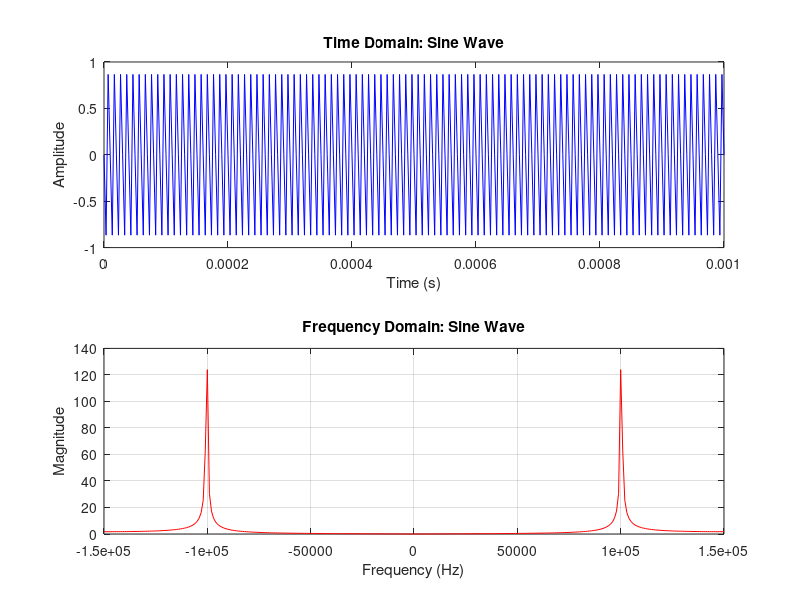
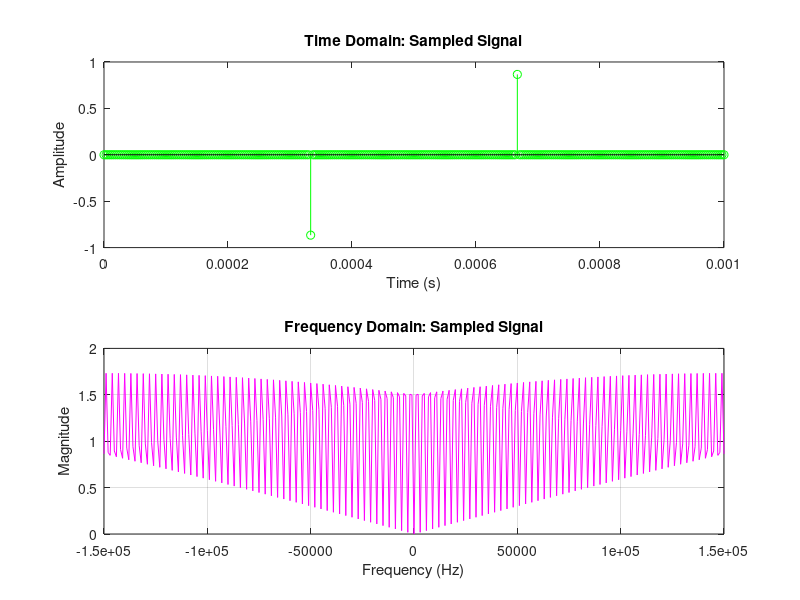

Source code (MATLAB) for these figures, in order:
f = 500e3;  
samp = 300e3;  

t = 0:1/samp:1e-3;  

x_t = sin(2*pi*f*t);

% Plot the original sine wave in the time domain
figure;
subplot(2,1,1);
plot(t, x_t, 'b');
title('Time Domain: Sine Wave');
xlabel('Time (s)');
ylabel('Amplitude');

% Frequency axis and Fourier Transform
f_axis = linspace(-samp/2, samp/2, length(t));  
X_f = fftshift(fft(x_t));

% Plot the Fourier Transform of the original signal
subplot(2,1,2);
plot(f_axis, abs(X_f), 'r');
title('Frequency Domain: Sine Wave');
xlabel('Frequency (Hz)');
ylabel('Magnitude');
grid on;

% Sampling process
fs2 = 3e3;  % New sampling rate (3 kHz)
Ts = 1/fs2; % Sampling period

% Generate impulse train
impulse_train = zeros(size(t));
sample_indices = 1:round(Ts*samp):length(t);
impulse_train(sample_indices) = 1;

% Perform impulse-train sampling
x_sampled = x_t .* impulse_train;

% Plot the sampled signal in the time domain
figure;
subplot(2,1,1);
stem(t, x_sampled, 'g', 'Marker', 'o');
title('Time Domain: Sampled Signal');
xlabel('Time (s)');
ylabel('Amplitude');

% Fourier Transform of the sampled signal
X_sampled_f = fftshift(fft(x_sampled));
subplot(2,1,2);
plot(f_axis, abs(X_sampled_f), 'm');
title('Frequency Domain: Sampled Signal');
xlabel('Frequency (Hz)');
ylabel('Magnitude');
grid on;
